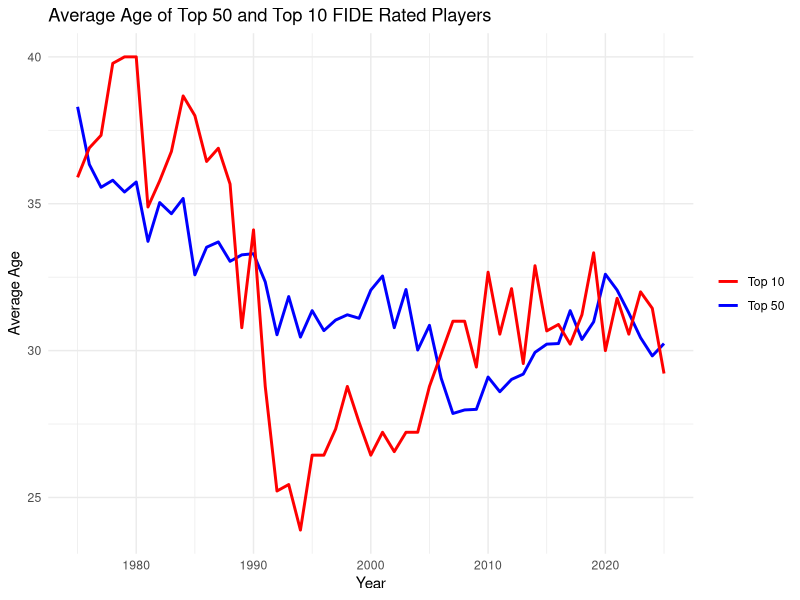

The R source for this figure:
library(ggplot2)

# Data for top 50 
x <- c(1975:2025)
y <- c(38.3,36.34,35.56,35.8,35.4,35.74,33.72,35.04,34.66,35.18,32.58,33.52,33.7,33.04,33.26,33.3,32.34,30.54,31.84,30.46,31.36,30.68,31.04,31.22,31.1,32.06,32.54,30.78,32.08,30.02,30.86,29.06,27.86,27.98,28,29.1,28.6,29.02,29.2,29.94,30.22,30.24,31.36,30.38,30.98,32.6,32.06,31.28,30.44,29.82,30.24)
data_top50 <- data.frame(xValue = x, yValue = y)

# Data for top 10 
top10_ages <- c(35.90, 36.90, 37.33, 39.78, 40.00, 40.00, 34.89, 35.78, 36.78, 38.67, 38.00, 36.44, 36.89, 35.67, 30.78, 34.11, 28.78, 25.22, 25.44, 23.89, 26.44, 26.44, 27.33, 28.78, 27.56, 26.44, 27.22, 26.56, 27.22, 27.22, 28.78, 29.89, 31.00, 31.00, 29.44, 32.67, 30.56, 32.11, 29.56, 32.89, 30.67, 30.89, 30.22, 31.22, 33.33, 30.00, 31.78, 30.56, 32.00, 31.44, 29.22)
x_top10 <- 1975:2025
data_top10 <- data.frame(xValue = x_top10, yValue = top10_ages)

# Plot the data for top 50 and top 10
ggplot() +
  geom_line(data = data_top50, aes(x = xValue, y = yValue, color = "Top 50"), size = 1) +
  geom_line(data = data_top10, aes(x = xValue, y = yValue, color = "Top 10"), size = 1) +
  labs(x = "Year", y = "Average Age") +
  scale_color_manual(values = c("Top 50" = "blue", "Top 10" = "red")) +
  theme_minimal() +
  ggtitle("Average Age of Top 50 and Top 10 FIDE Rated Players") +
  theme(legend.title = element_blank()) 